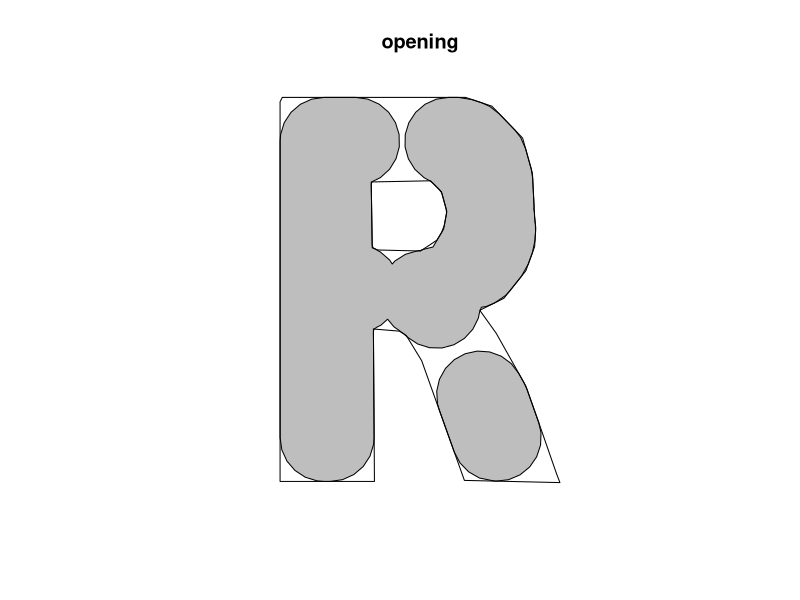

R code for this plot:
library(spatstat)


### Name: opening
### Title: Morphological Opening
### Aliases: opening opening.owin opening.psp opening.ppp
### Keywords: spatial math

### ** Examples

  v <- opening(letterR, 0.3)
  plot(letterR, type="n", main="opening")
  plot(v, add=TRUE, col="grey")
  plot(letterR, add=TRUE)
